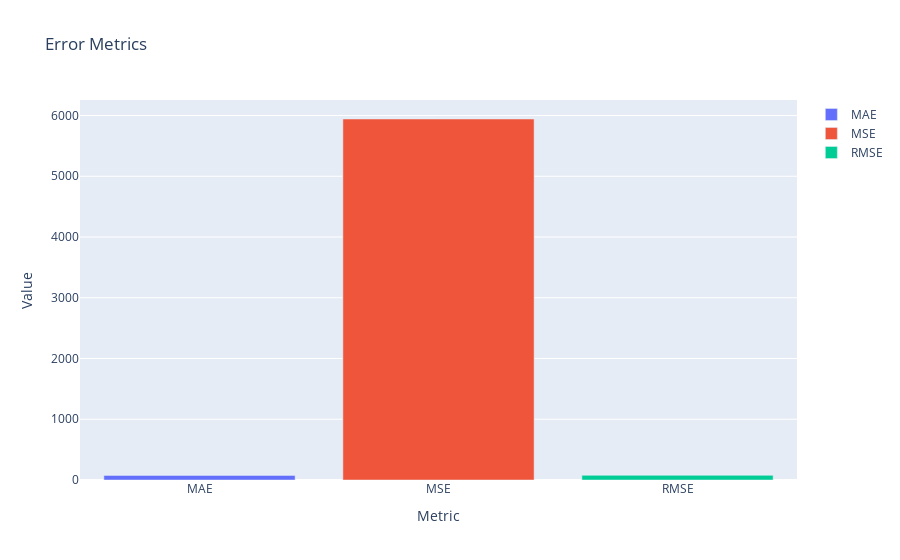

Write notebook code for a chart like this one.
### Code cell
import plotly.graph_objs as go

hata = {
    'Metrics': ['MAE', 'MSE', 'RMSE'],
    'Values': [mae, mse, rmse]
}
# Create a bar chart and activate the legend feature
traces = []
for metric, value in zip(hata['Metrics'], hata['Values']):
    traces.append(go.Bar(x=[metric], y=[value], name=metric))

fig = go.Figure(data=traces)
fig.update_layout(
    title='Error Metrics',
    xaxis_title='Metric',
    yaxis_title='Value',
    showlegend=True  # Show legend
)
fig.show()

### Figure 1 — Plotly figure (JSON) as saved in the notebook; plotly's stock layout.template omitted (floating-point values rounded to 4 significant figures)
{"data": [{"name": "MAE", "type": "bar", "x": ["MAE"], "y": [75.35]}, {"name": "MSE", "type": "bar", "x": ["MSE"], "y": [5943.0]}, {"name": "RMSE", "type": "bar", "x": ["RMSE"], "y": [77.09]}], "layout": {"autosize": true, "showlegend": true, "title": {"text": "Error Metrics"}, "xaxis": {"autorange": true, "range": [-0.5, 2.5], "title": {"text": "Metric"}, "type": "category"}, "yaxis": {"autorange": true, "range": [0, 6255.0], "title": {"text": "Value"}, "type": "linear"}}}
